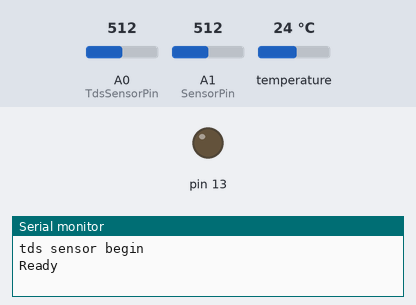
Bench run of a sketch on a simulated Arduino Uno, built with avr-gcc and run on an emulated ATmega328P. On the bench: output pins drawn as LEDs (lit = HIGH), the last lines printed to the serial monitor. The test bench sets the inputs (shaded band); at power-on: A0 (TdsSensorPin) = 512, A1 (SensorPin) = 512, temperature 24 °C.

Above: at 0.9 s.
At 4.9 s:
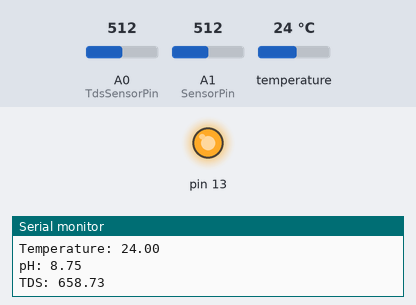
Timing chart, 0 to 6.1 s (numbered marks = the images above):
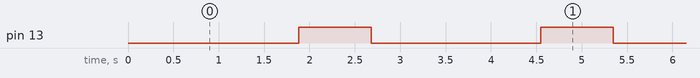

Measured:
- by itself, pin 13: alternates HIGH for 0.80 s and LOW for 1.9 s

The sketch:

sensors-code.ino
```cpp
/*
Credits: https://how2electronics.com/ph-meter-using-ph-sensor-arduino-oled/ ;
https://create.arduino.cc/projecthub/TheGadgetBoy/ds18b20-digital-temperature-sensor-and-arduino-9cc806;
https://wiki.dfrobot.com/Gravity__Analog_TDS_Sensor___Meter_For_Arduino_SKU__SEN0244
*/

//tds sensor
#include <EEPROM.h>
#include "GravityTDS.h"

//tds sensor pin
#define TdsSensorPin A0

//ph sensor pin
#define SensorPin A1          // the pH meter Analog output is connected with the Arduino's Analog


//temp stuff
/********************************************************************/
// First we include the libraries
#include <OneWire.h>
#include <DallasTemperature.h>
/********************************************************************/
// Data wire is plugged into pin 2 on the Arduino
#define ONE_WIRE_BUS 2
/********************************************************************/
// Setup a oneWire instance to communicate with any OneWire devices
// (not just Maxim/Dallas temperature ICs)
OneWire oneWire(ONE_WIRE_BUS);
/********************************************************************/
// Pass our oneWire reference to Dallas Temperature.
DallasTemperature sensors(&oneWire);
/********************************************************************/


unsigned long int avgValue;  //Store the average value of the sensor feedback
float b;
int buf[10], temp;
float temperature = 25, tdsValue = 0;
int tempValue;
GravityTDS gravityTds;


void setup()
{
    //for tds
    Serial.begin(9600);
    gravityTds.setPin(TdsSensorPin);
    gravityTds.setAref(3.3);  //reference voltage on ADC, default 5.0V on Arduino UNO
    gravityTds.setAdcRange(1024);  //1024 for 10bit ADC;4096 for 12bit ADC
    gravityTds.begin();  //initialization

    Serial.println("tds sensor begin");

    //for ph
    pinMode(13,OUTPUT);
    Serial.println("Ready");    //Test the serial monitor

    //for temp
    sensors.begin();

}

void loop()
{
    //temperature = readTemperature();  //add your temperature sensor and read it
    gravityTds.setTemperature(temperature);  // set the temperature and execute temperature compensation
    gravityTds.update();  //sample and calculate
    tdsValue = gravityTds.getTdsValue();  // then get the value, tds value is in ppm
    delay(1000);

    for(int i=0;i<10;i++)       //Get 10 sample value from the sensor for smooth the value
    {
      buf[i]=analogRead(SensorPin);
      delay(10);
    }
    for(int i=0;i<9;i++)        //sort the analog from small to large
    {
      for(int j=i+1;j<10;j++)
      {
        if(buf[i]>buf[j])
        {
          temp=buf[i];
          buf[i]=buf[j];
          buf[j]=temp;
        }
      }
    }
    avgValue=0;
    for(int i=2;i<8;i++)                      //take the average value of 6 center sample
      avgValue+=buf[i];
    float phValue=(float)avgValue*5.0/1024/6; //convert the analog into millivolt
    phValue=3.5*phValue;                      //convert the millivolt into pH value
    // variables sent back: phValue, temperature, tdsValue
    sensors.requestTemperatures(); // Send the command to get temperature readings
    Serial.println("Temperature: " + String(sensors.getTempCByIndex(0)) + " \npH: " + String(phValue) + " \nTDS: " +  String(tdsValue));

    Serial.println();
    Serial.println();

    digitalWrite(13, HIGH);
    delay(800);
    digitalWrite(13, LOW);
}
//send as json to esp32
```
